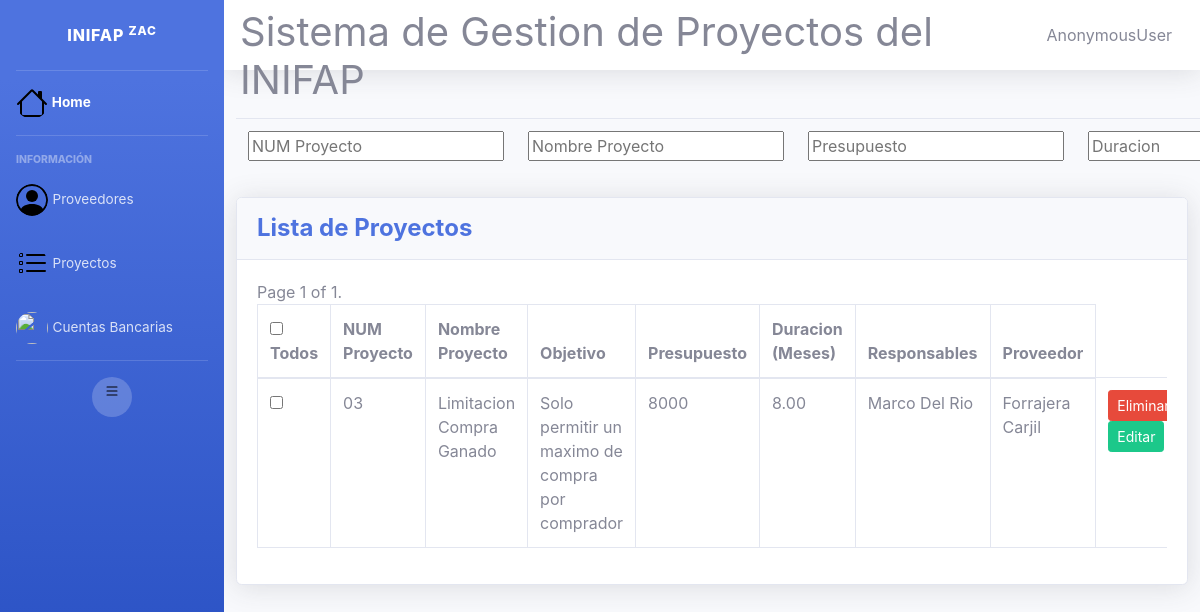
Page /proyectos/buscar-proyecto on the committed database.
### proyecto/models.py (models this page shows, shortened)
class Proyecto(models.Model):
    num_proyecto = models.CharField('NUM Proyecto', max_length=8, primary_key=True)
    nombre_proyecto = models.CharField('Nombre del proyecto',max_length=255)
    objetivo = models.TextField('Objetivo',max_length=255)
    presupuesto = models.CharField('Presupuesto ($)', max_length=15)
    duracion = models.DecimalField('Duracion (Meses)', max_digits=78, decimal_places=2)
    responsables = models.CharField('Responsable', max_length=200)
    proveedor = models.ForeignKey("proveedores.Proveedor", \
        verbose_name='Proveedor', on_delete=models.CASCADE)

### proveedores/models.py (models this page shows)
class Proveedor(models.Model):
    rfc = models.CharField('R.F.C', max_length=13)
    razon_social = models.CharField(max_length=255)
    direccion = models.CharField(max_length=255)
    telefono = models.CharField(max_length=15)
    correo = models.EmailField()
    estado = models.ForeignKey("proveedores.Estado", verbose_name= "Estado", on_delete= models.DO_NOTHING)
    municipio = models.ForeignKey("proveedores.Municipio", verbose_name= "Municipio", on_delete= models.DO_NOTHING)
    def __str__(self):
        return self.razon_social

### proyecto/views.py (the view)
# urls.py: path('buscar-proyecto', views.buscar_proyecto, name = 'buscar_proyecto'),
def buscar_proyecto(request):
    proyecto = Proyecto.objects.all().order_by('num_proyecto','nombre_proyecto')
    if request.method == 'POST':
        form = FiltrosProyecto(request.POST)
        num_proyecto = request.POST.get('num_proyecto',None)
        nombre_proyecto = request.POST.get('nombre_proyecto',None)
        objetivo = request.POST.get('objetivo',None)
        presupuesto = request.POST.get('presupuesto',None)
        duracion = request.POST.get('duracion',None)
        responsables = request.POST.get('responsables',None)
        proveedor = request.POST.get('proveedor',None)
        if num_proyecto:
            proyecto = proyecto.filter(num_proyecto__contains=num_proyecto)
            proyecto = proyecto.filter(num_proyecto__icontains=num_proyecto)
        if nombre_proyecto:
            proyecto = proyecto.filter(nombre_proyecto=nombre_proyecto)
        if objetivo:
            proyecto = proyecto.filter(objetivo=objetivo)
        if presupuesto:
            proyecto = proyecto.filter(presupuesto=presupuesto)
        if duracion:
            proyecto = proyecto.filter(duracion=duracion)
        if responsables:
            proyecto = proyecto.filter(responsables=responsables)
        if proveedor:
            proyecto = proyecto.filter(proveedor=proveedor)
    else:
        form = FiltrosProyecto()
    paginator = Paginator(proyecto, 5)  # Show 25 contacts per page.
    page_number = request.POST.get("page")
    page_obj = paginator.get_page(page_number)
    context = {
        'object_list': page_obj,
        'page_obj': page_obj,
        'form': form
    }
    return render(request, 'proyecto/proyecto_list.html', context)

### proyecto/forms.py
class FiltrosProyecto(FormProyecto):
    def __init__(self, *args, **kwargs):
        super(FiltrosProyecto, self).__init__(*args, **kwargs)
        for field in self.fields:
            self.fields[field].required = False

### proyecto/templates/proyecto/proyecto_list.html (shortened to what this page needs)
{% extends 'base.html' %}
{% load static %}
{% block contenido %}
<form action="{% url 'buscar_proyecto' %}" method="post" id="form">
    <table class="table">
        <tr>
            <td>{{form.num_proyecto}}</td>
            <td>{{form.nombre_proyecto}}</td>
            <td>{{form.presupuesto}}</td>
            <td>{{form.duracion}}</td>
        </tr>
    </table>
</form>
<div class="card shadow mb-4">
    <div class="card-header py-3">
        <h4 class="m-0 font-weight-bold text-primary">Lista de Proyectos</h4>
    </div>
    <div class="card-body">
        <div class="table-responsive">
            <table class="table table-bordered" id="dataTable" width="100%" cellspacing="0">
                <form action="{% url 'eliminar_proyectos' %}" method="post">
                    <thead>
                        <tr>
                            <th><input type="checkbox" name="todos"> Todos</th>
                            <th>NUM Proyecto</th>
                            <th>Nombre Proyecto</th>
                            <th>Objetivo</th>
                            <th>Presupuesto</th>
                            <th>Duracion (Meses)</th>
                            <th>Responsables</th>
                            <th>Proveedor</th>
                        </tr>
                    </thead>
                    <tbody>
                        {% for proyecto in object_list %}
                            <tr>
                                <td><input type="checkbox" name="{{proyecto.num_proyecto}}"></td>
                                <td>{{ proyecto.num_proyecto }}</td>
                                <td>{{ proyecto.nombre_proyecto}}</td>
                                <td>{{ proyecto.objetivo}}</td>
                                <td>{{ proyecto.presupuesto}}</td>
                                <td>{{ proyecto.duracion}}</td>
                                <td>{{ proyecto.responsables}}</td>
                                <td>{{ proyecto.proveedor.razon_social}}</td>
                                <td>
                                    <a href="{% url 'eliminar_proyecto' proyecto.num_proyecto %}" class="btn btn-danger btn-sm">Eliminar</a>
                                    <a href="{% url 'editar_proyecto' proyecto.num_proyecto %}" class="btn btn-success btn-sm">Editar</a>
                                </td>
                            </tr>
                        {% endfor %}
                    </tbody>
            </form>
            <div class="pagination">
                <span class="step-links">
                    <span class="current">
                        Page {{ page_obj.number }} of {{ page_obj.paginator.num_pages }}.
                    </span>
                </span>
            </div>
        </table>
        </div>
    </div>
</div>
{% endblock %}

### rows in the picture
Proyecto: num_proyecto "03", nombre_proyecto "Limitacion Compra Ganado", objetivo "Solo permitir un maximo de compra por comprador", presupuesto "8000", duracion "8.00", responsables "Marco Del Rio", proveedor.razon_social "Forrajera Carjil"

### other values in the picture
{{ user }} "AnonymousUser"
{{ page_obj.number }} "1"
{{ page_obj.paginator.num_pages }} "1"
